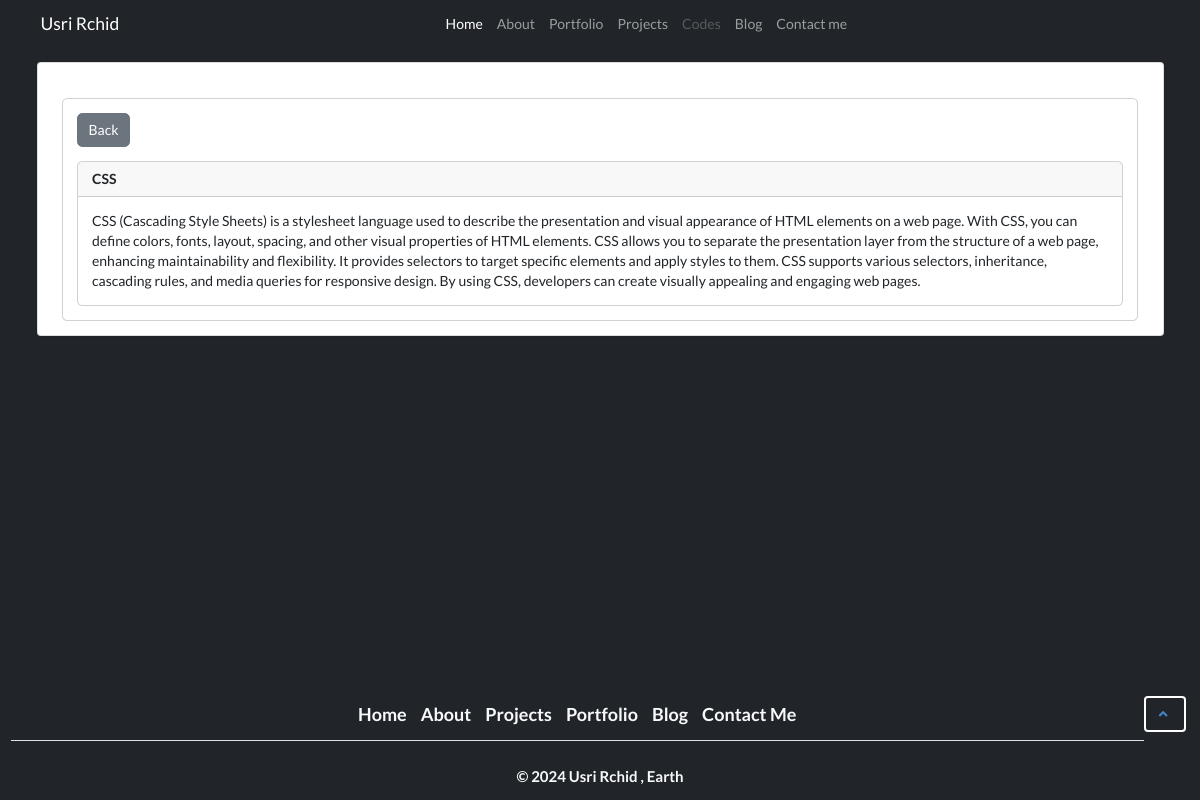
Screenshot of /post/26 with the database file from the repository.
### tables this page shows
CREATE TABLE posts(id INTEGER PRIMARY KEY AUTOINCREMENT,title TEXT, post TEXT);

### app.py (the view)
@app.route('/post/<_id>')
def post(_id):
    db = sqlite3.connect('posts.db')
    cursor = db.cursor()
    cursor.execute('SELECT * FROM posts WHERE id=%s' % _id)
    post = cursor.fetchone()
    db.close()
    return render_template('post.html', post=post)

### templates/post.html
{% extends 'base.html' %}
{% block content %}
<div class="container">
    <div class="row">
        <div class="col">
            <div class="card mt-4">
                <div class="card-body">
                    <button class="btn btn-secondary" onclick="history.back()">Back</button>
                    <div class="card mt-3">
                        <div class="card-header">
                            <div class="row">
                                <div class="col"><strong>{{post[1]}}</strong></div>
                            </div>
                        </div>
                        <div class="card-body">
                            {{post[2]}}
                        </div>
                    </div>
                </div>
            </div>
        </div>
    </div>
</div>
{% endblock %}

### rows the page displays
posts: title "CSS", post "CSS (Cascading Style Sheets) is a stylesheet language used to describe the presentation and visual appearance of HTML elements on a web page. With CSS, you can define colors, fonts, layout, spacing, and other visual properties of HTML elements. CSS allows you to separate the presentation layer from the structure of a web page, enhancing maintainability and flexibility. It provides selectors to target specific elements and apply styles to them. CSS supports various selectors, inheritance, cascading rules, and media queries for responsive design. By using CSS, developers can create visually appealing and engaging web pages."
